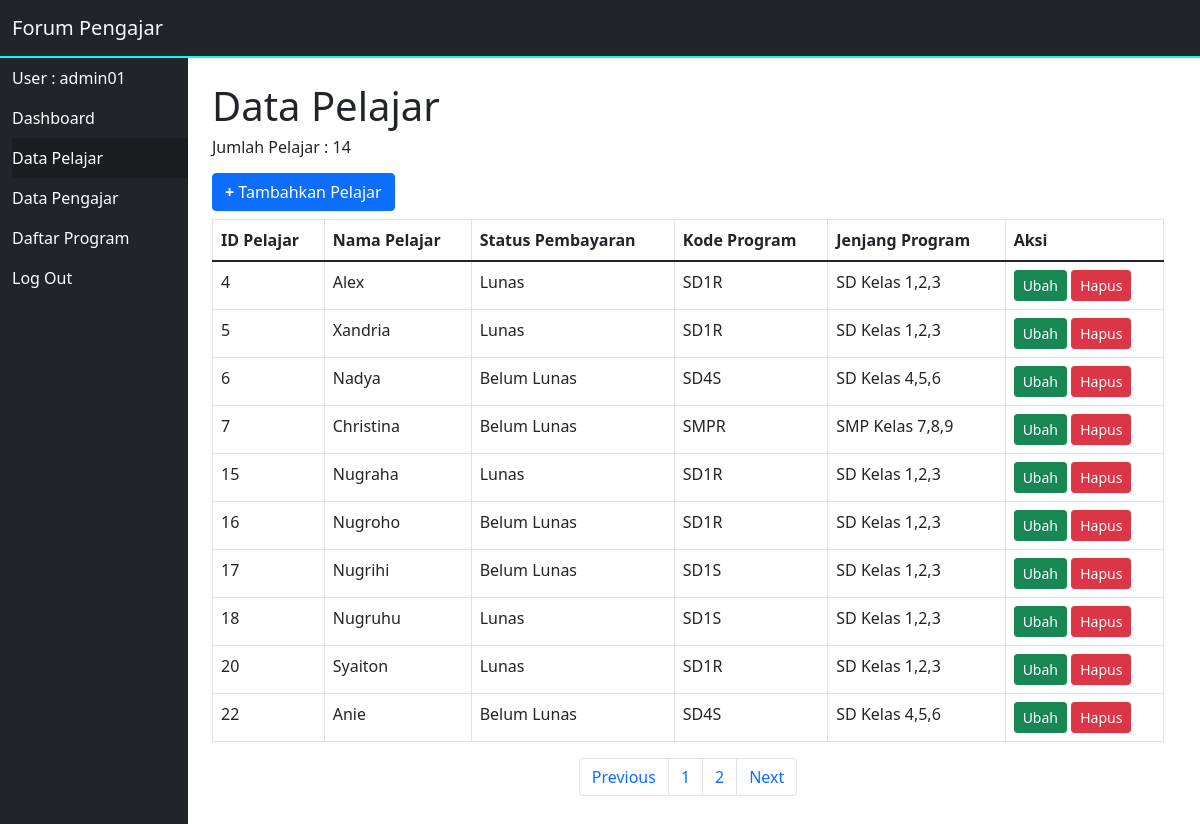
Page /public/pelajar/pelajar-list.php (signed in) on the committed database.
### tables this page shows
CREATE TABLE `tb_daftar_pelajar` (
  `id_pelajar` int NOT NULL,
  `nama_pelajar` varchar(30) NOT NULL,
  `status_pembayaran` varchar(20) DEFAULT NULL,
  `kode_program` varchar(4) DEFAULT NULL
);

CREATE TABLE `tb_daftar_program` (
  `kode_program` varchar(4) NOT NULL,
  `jenjang_program` varchar(30) DEFAULT NULL,
  `jenis_program` varchar(20) DEFAULT NULL,
  `biaya` int DEFAULT NULL
);

### public/pelajar/pelajar-list.php (the view, shortened to what this page needs)
<?php
    include '../../config.php';
?>
<!DOCTYPE html>
<html lang="en">
<head>
    <link href="https://cdn.jsdelivr.net/npm/bootstrap@5.1.3/dist/css/bootstrap.min.css" rel="stylesheet">
</head>
<body>
    <nav class="navbar navbar-light bg-dark" style="border-bottom: solid cyan 2px;">
        <div class="container-fluid">
            <a class="navbar-brand text-light" href="#">Forum Pengajar</a>
        </div>
    </nav>
    <div class="container-fluid p-0" style="height:100%;">
        <div class="row w-100" style="height:100%;">
            <div class="col p-0" style="display:flex; flex-direction:column;">
                <div class="container-fluid bg-dark pe-0 text-left" style= height:100%;">
                    <a href="" type="button" class="btn-dark w-100 py-2 text-decoration-none">User : <?php echo $_SESSION['username']; ?></a>
                    <a href="../../index.php" type="button" class="btn-dark w-100 py-2 text-decoration-none">Dashboard</a>
                    <a href="../pelajar/pelajar-list.php" type="button" class="btn-dark w-100 py-2 text-decoration-none active">Data Pelajar</a>
                    <a href="../pengajar/pengajar-list.php" type="button" class="btn-dark w-100 py-2 text-decoration-none">Data Pengajar</a>
                    <a href="../program/program-list.php" type="button" class="btn-dark w-100 py-2 text-decoration-none">Daftar Program</a>
                    <a href="../../logout.php" type="button" class="btn-dark w-100 py-2 text-decoration-none">Log Out</a>
                </div>
            </div>
            <div class="col-10 p-0">
                <div class="container mt-4">
                    <h1>Data Pelajar</h1>
                    <?php
                        $queryCount = "SELECT COUNT(id_pelajar) FROM tb_daftar_pelajar;";
                        $sqlCount = $conn->query($queryCount);
                    ?>
                    <h6 class="mb-3">Jumlah Pelajar : <?php while($resultCount = mysqli_fetch_array($sqlCount)){ echo $resultCount['COUNT(id_pelajar)']; }?> </h6>
                    <a href="pelajar-kelola.php" type="button" class="btn btn-primary"><b>+</b> Tambahkan Pelajar</a>
                    <div class="table-responsive mt-2">
                        <table class="table table-bordered table-hover">
                            <thead>
                                <tr>
                                    <th>ID Pelajar</th>
                                    <th>Nama Pelajar</th>
                                    <th>Status Pembayaran</th>
                                    <th>Kode Program</th>
                                    <th>Jenjang Program</th>
                                    <th>Aksi</th>
                                </tr>
                            </thead>
                            <tbody>
                                <?php
                                    $batas = 10;
                                    $halaman = isset($_GET['halaman'])?(int)$_GET['halaman'] : 1;
                                    $halaman_awal = ($halaman>1) ? ($halaman * $batas) - $batas : 0;
                                    $previous = $halaman - 1;
                                    $next = $halaman + 1;
                                    $data = mysqli_query($conn,"SELECT id_pelajar, nama_pelajar, status_pembayaran, tb_daftar_program.kode_program, tb_daftar_program.jenjang_program FROM tb_daftar_pelajar INNER JOIN tb_daftar_program ON tb_daftar_pelajar.kode_program = tb_daftar_program.kode_program ORDER BY id_pelajar ASC");
                                    $jumlah_data = mysqli_num_rows($data);
                                    $total_halaman = ceil($jumlah_data / $batas);
                                    $data_pelajar = mysqli_query($conn,"SELECT id_pelajar, nama_pelajar, status_pembayaran, tb_daftar_program.kode_program, tb_daftar_program.jenjang_program FROM tb_daftar_pelajar INNER JOIN tb_daftar_program ON tb_daftar_pelajar.kode_program = tb_daftar_program.kode_program ORDER BY id_pelajar ASC limit $halaman_awal, $batas");
                                    while ($result = mysqli_fetch_assoc($data_pelajar)){
                                ?>
                                <tr>
                                    <td><?php echo $result['id_pelajar']; ?></td>
                                    <td><?php echo $result['nama_pelajar']; ?></td>
                                    <td><?php echo $result['status_pembayaran']; ?></td>
                                    <td><?php echo $result['kode_program']; ?></td>
                                    <td><?php echo $result['jenjang_program']; ?></td>
                                    <td>
                                        <a href="pelajar-kelola.php?ubah=<?php echo $result['id_pelajar'];?>" type="button" class="btn btn-sm btn-success">
                                            Ubah
                                        </a>
                                        <a href="../../controllers/pelajar-proses.php?hapus=<?php echo $result['id_pelajar']; ?>" type="button" class="btn btn-sm btn-danger" onClick="return confirm('yakin nih?');">Hapus</a>
                                    </td>
                                </tr>
                                <?php
                                    }
                                ?>
                            </tbody>
                        </table>
                        <nav>
                            <ul class="pagination justify-content-center">
                                <li class="page-item">
                                    <a class="page-link" <?php if($halaman > 1){ echo "href='?halaman=$previous'"; } ?>>Previous</a>
                                </li>
                                <?php
                                for($x=1;$x<=$total_halaman;$x++){
                                    ?>
                                    <li class="page-item"><a class="page-link" href="?halaman=<?php echo $x ?>"><?php echo $x; ?></a></li>
                                    <?php
                                }
                                ?>
                                <li class="page-item">
                                    <a  class="page-link" <?php if($halaman < $total_halaman) { echo "href='?halaman=$next'"; } ?>>Next</a>
                                </li>
                            </ul>
                        </nav>
                    </div>
                </div>
            </div>
        </div>
    </div>
</body>
</html>

### public/pelajar/pelajar-list.php (style rules this page uses)
html,body { height:100%; }

### rows in the picture
tb_daftar_pelajar: id_pelajar "4", nama_pelajar "Alex", status_pembayaran "Lunas", kode_program.kode_program "SD1R", kode_program.jenjang_program "SD Kelas 1,2,3"
tb_daftar_pelajar: id_pelajar "5", nama_pelajar "Xandria", status_pembayaran "Lunas", kode_program.kode_program "SD1R", kode_program.jenjang_program "SD Kelas 1,2,3"
tb_daftar_pelajar: id_pelajar "6", nama_pelajar "Nadya", status_pembayaran "Belum Lunas", kode_program.kode_program "SD4S", kode_program.jenjang_program "SD Kelas 4,5,6"
tb_daftar_pelajar: id_pelajar "7", nama_pelajar "Christina", status_pembayaran "Belum Lunas", kode_program.kode_program "SMPR", kode_program.jenjang_program "SMP Kelas 7,8,9"
tb_daftar_pelajar: id_pelajar "15", nama_pelajar "Nugraha", status_pembayaran "Lunas", kode_program.kode_program "SD1R", kode_program.jenjang_program "SD Kelas 1,2,3"
tb_daftar_pelajar: id_pelajar "16", nama_pelajar "Nugroho", status_pembayaran "Belum Lunas", kode_program.kode_program "SD1R", kode_program.jenjang_program "SD Kelas 1,2,3"
tb_daftar_pelajar: id_pelajar "17", nama_pelajar "Nugrihi", status_pembayaran "Belum Lunas", kode_program.kode_program "SD1S", kode_program.jenjang_program "SD Kelas 1,2,3"
tb_daftar_pelajar: id_pelajar "18", nama_pelajar "Nugruhu", status_pembayaran "Lunas", kode_program.kode_program "SD1S", kode_program.jenjang_program "SD Kelas 1,2,3"
tb_daftar_pelajar: id_pelajar "20", nama_pelajar "Syaiton", status_pembayaran "Lunas", kode_program.kode_program "SD1R", kode_program.jenjang_program "SD Kelas 1,2,3"
tb_daftar_pelajar: id_pelajar "22", nama_pelajar "Anie", status_pembayaran "Belum Lunas", kode_program.kode_program "SD4S", kode_program.jenjang_program "SD Kelas 4,5,6"

### other values in the picture
$_SESSION['username'] "admin01"
$resultCount['COUNT(id_pelajar)'] "14"
